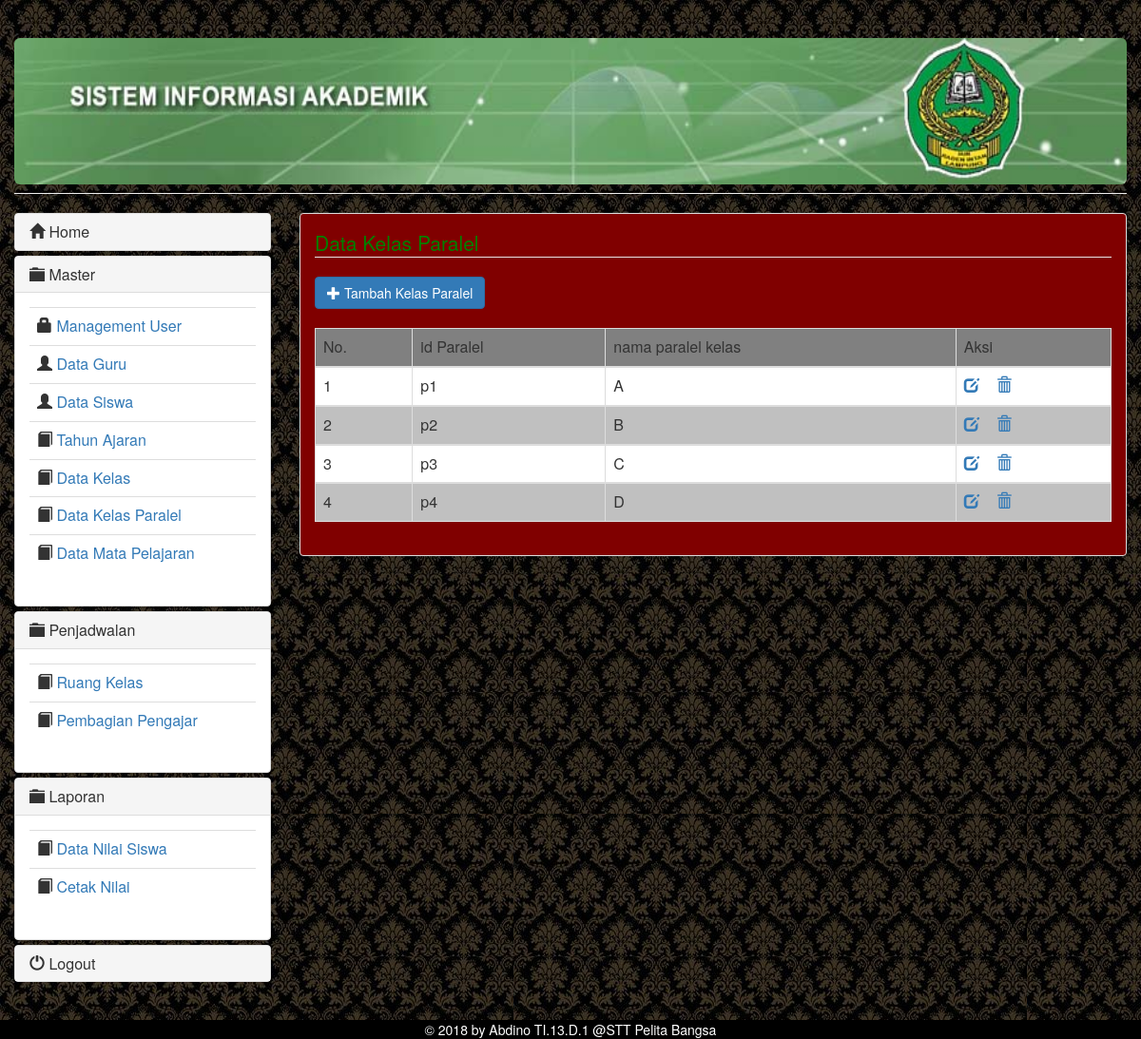
Page /admin/index.php?module=kelas_p (signed in) on the committed database.
### tables this page shows
CREATE TABLE IF NOT EXISTS `tbl_kelas_paralel` (
  `id_paralel` varchar(15) NOT NULL,
  `nama_paralel` varchar(25) NOT NULL
);

### admin/modul/mod_kelas_paralel/kelas_p.php (the view, shortened to what this page needs)
<?php
$aksi = "modul/mod_kelas_paralel/aksi_kelas_p.php";
$act = (isset($_GET['act']))?$_GET['act'] : "main";
switch($act) {
	default:
?>
		<legend><font color="green">Data Kelas Paralel</font></legend>
		<a href='?module=kelas_p&act=tambahkelas_p' class="btn btn-primary">
			<i class="glyphicon glyphicon-plus"></i> Tambah Kelas Paralel</a>
		<div>&nbsp;</div>
		<div class="table-responsive">
			<table class="table table-bordered" width="70px" >
				<thead style="background-color:grey">
					<tr>
						<td>No.</td>
						<td>id Paralel</td>
						<td>nama paralel kelas</td>
						<td>Aksi</td>
					</tr>
				</thead>
			<?php
			$tampil = mysql_query("SELECT * FROM tbl_kelas_paralel");
			$no = 1;
			while ($data = mysql_fetch_array($tampil)){
				if($no%2 == 1)
					$warna="white";
				else
					$warna="silver";
				echo "
				<tbody style=\"background-color:$warna\">
					<tr>
						<td>$no</td>
						<td>$data[id_paralel]</td>
						<td>$data[nama_paralel]</td>
						<td>
							<a href='?module=kelas_p&act=editkelas_p&id=$data[id_paralel]' class=\"edit\">
								<i class=\"glyphicon glyphicon-edit\" alt=\"edit\"></i></a> &nbsp;&nbsp;
							<a href='$aksi?module=kelas_p&act=hapus&id=$data[id_paralel]' class=\"hapus\">
								<i class=\"glyphicon glyphicon-trash\"></i></a>
						</td>
					</tr>
				</body>
				";
				$no++;
			}
		?>
	<?php
	break;
	?>
<?php
}
?>

### rows in the picture
tbl_kelas_paralel: id_paralel "p1", nama_paralel "A"
tbl_kelas_paralel: id_paralel "p2", nama_paralel "B"
tbl_kelas_paralel: id_paralel "p3", nama_paralel "C"
tbl_kelas_paralel: id_paralel "p4", nama_paralel "D"
